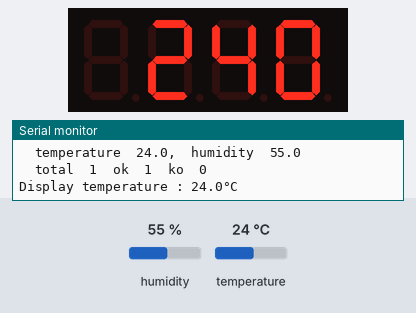
Simulated run of this sketch. Board: Arduino Uno, built with avr-gcc and run on an emulated ATmega328P. On the bench: 4-digit seven-segment display, the last lines printed to the serial monitor. The inputs (shaded band) are chosen by the test bench; at power-on: temperature 24 °C, humidity 55 %.

Above: at 3.1 s.
3.2 s: temperature set to 12 °C
At 6.5 s:
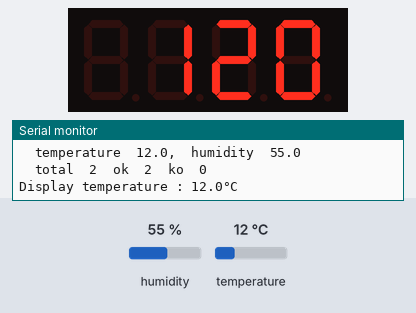
6.9 s: temperature set to 19 °C
At 8.4 s:
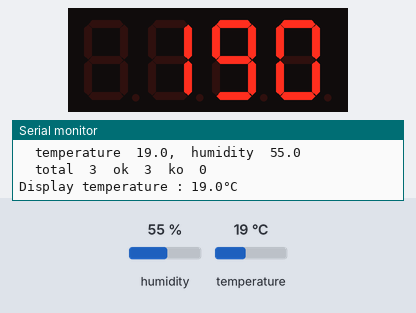
10.6 s: temperature set to 28 °C
At 13.4 s:
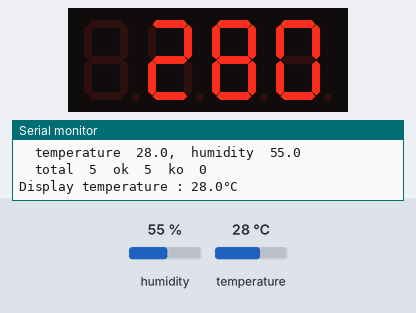
Timing chart, 0 to 14.9 s (numbered marks = the images above; inputs shaded):
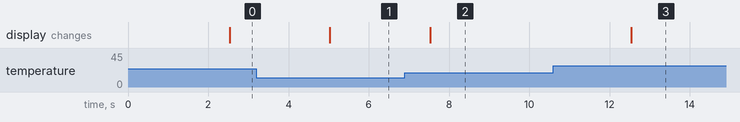

Measured:
- after the input at 3.2 s, the display: changes after 1.8 s (image 1)
- after the input at 6.9 s, the display: changes after 0.63 s (image 2)
- after the input at 10.6 s, the display: changes after 1.9 s (image 3)

The sketch:

therme_simple.ino
```cpp
#include "DHT.h"
#include <TM1637Display.h>

// Sensor definitions
#define DHTPIN  5

// display
#define CLK   12
#define DATA  14

// Initialize DHT sensor.
// Note that older versions of this library took an optional third parameter to
// tweak the timings for faster processors.  This parameter is no longer needed
// as the current DHT reading algorithm adjusts itself to work on faster procs.
DHT dhtReader;

// Generally, you should use "unsigned long" for variables that hold time
unsigned long previousMillis = 0;        // will store last temp was read
const long interval = 2000;              // min time between sensor read in ms : 2 seconds mini
float humidity = -1;
float temperature = -1;

// Display
TM1637Display display(CLK, DATA);

// Stat
struct
{
   uint32_t total;
   uint32_t ok;
   uint32_t ko;
   uint32_t crc_error;
   uint32_t time_out;
   uint32_t connect;
   uint32_t ack_l;
   uint32_t ack_h;
   uint32_t unknown;
} stat = { 0,0,0,0,0,0,0,0,0};

void setup() {

  // You can open the Arduino IDE Serial Monitor window to see what the code is doing
  Serial.begin(115200);
  Serial.println("setup");

  //
  // Sensor
  //
  dhtReader.setup(DHTPIN);

  //
  // Display
  //
  display.setBrightness(0x0f);
  // All segments on
  displayAllOn();

  // première mesure
  Serial.println("Lancement de la première mesure");
  displayAllOff();
  doReadSensor();
}

void loop() {
  // Wait at least the defined interval (at least 2 seconds) between measurements.
  unsigned long currentMillis = millis();

  if(currentMillis - previousMillis >= 2500) {
    // read sensor
    doReadSensor();
  }
}

/**
 * All segments on the display to on
 */
void displayAllOn(){
  // All segments on
  displayAll(0xff);
}

/**
 * All segments on the display to off
 */
void displayAllOff(){
  // All segments off
  displayAll(0);
}

/**
 * Display same pattern on all segments
 */
void displayAll(uint8_t aValue){
  // All segments on the same value
  Serial.print("all to ");
  Serial.println(aValue);
  uint8_t data[] = { aValue, aValue, aValue, aValue };
  display.setSegments(data);
}

/**
 * Callback for sensor reading
 */
void doReadSensor(){
  Serial.println(F("doReadSensor"));

  // Read sensor datas
  getTemperature();

  //
  // transmit datas
  //

  // to the embedded display
  displayTemperature();

}

/**
 * Display on the embedded hardware
 */
void displayTemperature(){
    Serial.print("Display temperature : ");
    Serial.print(temperature, 1);
    Serial.println("°C");

    display.showNumberDec(temperature * 10, false, 4, 0);
}

/**
 * Gateway to the sensor
 * Takes care of the timing (do not ask the sensor too often ... it has limits)
 */
void getTemperature() {
  // Wait at least the defined interval (at least 2 seconds) between measurements.
  unsigned long currentMillis = millis();

  if(currentMillis - previousMillis >= interval) {
    // save the last time you read the sensor
    previousMillis = currentMillis;

    readTemperature();

  }
}

/**
 * Technicalities for reading the sensor
 */
void readTemperature(){
  Serial.println("Reading DHT22 sensor");
  trace();

  // Reading temperature or humidity takes about 250 milliseconds!
  // Sensor readings may also be up to 2 seconds 'old' (its a very slow sensor)
  float h = dhtReader.getHumidity();
  // Read temperature as Celsius (the default)
  float t = dhtReader.getTemperature();

  // Check if any reads failed and exit early (to try again).
  stat.total++;
  if (isnan(h) || isnan(t)) {
    Serial.println("Failed to read from DHT sensor!");
    stat.ko++;
  }else {
    // Update stored data
    temperature = t;
    humidity = h;
    stat.ok++;
  }

  // DISPLAY DATA
  Serial.print(h, 1);
  Serial.print("%,\t");
  Serial.print(t, 1);
  Serial.println("°C");
  trace();
}

void trace(){
  Serial.print("  temperature\t");
  Serial.print(temperature, 1);
  Serial.print(",\thumidity\t");
  Serial.print(humidity, 1);
  Serial.println("");
  Serial.print("  total\t");
  Serial.print(stat.total);
  Serial.print("\tok\t");
  Serial.print(stat.ok);
  Serial.print("\tko\t");
  Serial.print(stat.ko);
  Serial.println("");
}
```
